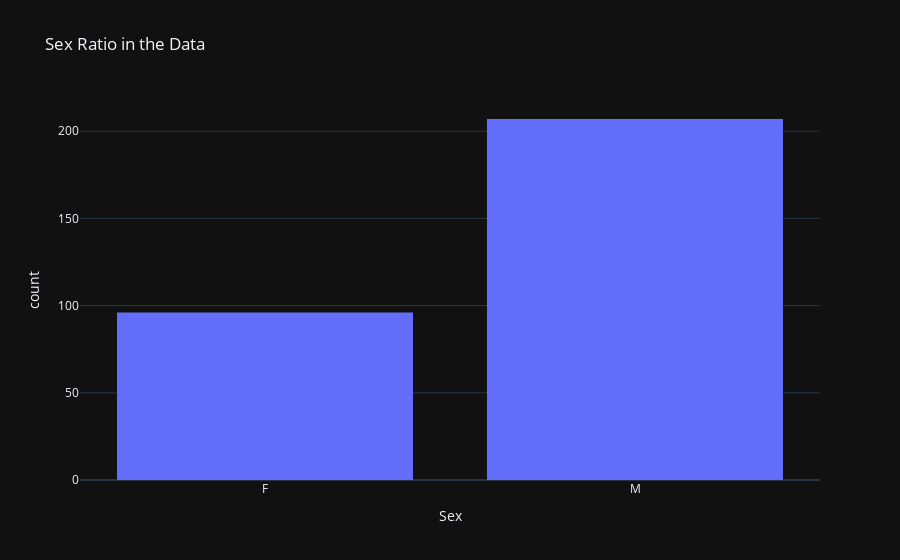

Notebook source saved alongside this figure:
### Code cell
fig=px.histogram(df,
                 x="Sex",
                 hover_data=df.columns,
                 title="Sex Ratio in the Data")
fig.show()

### Figure 1 — Plotly figure (JSON) as saved in the notebook; plotly's stock layout.template omitted (floating-point values rounded to 4 significant figures; data arrays with more than 128 entries replaced by an {"elided": "..."} marker saying what was removed)
{"data": [{"alignmentgroup": "True", "bingroup": "x", "hovertemplate": "Sex=%{x}<br>count=%{y}<extra></extra>", "legendgroup": "", "marker": {"color": "#636efa", "pattern": {"shape": ""}}, "name": "", "offsetgroup": "", "orientation": "v", "showlegend": false, "type": "histogram", "x": {"elided": "303 str values"}, "xaxis": "x", "yaxis": "y"}], "layout": {"barmode": "relative", "legend": {"tracegroupgap": 0}, "title": {"text": "Sex Ratio in the Data"}, "xaxis": {"anchor": "y", "domain": [0, 1], "title": {"text": "Sex"}}, "yaxis": {"anchor": "x", "domain": [0, 1], "title": {"text": "count"}}}}
